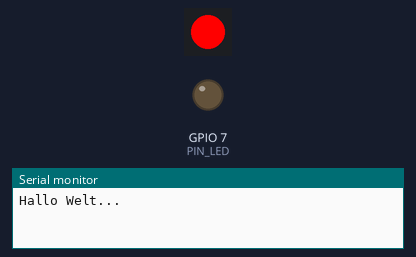
This sketch was run on a simulated ESP32. Shown: 1 RGB LEDs in strip order, left to right, output pins drawn as LEDs (lit = HIGH), the last lines printed to the serial monitor. Pins used as bus, display or sensor lines are not drawn.

Above: at 0.15 s.
At 2.86 s:
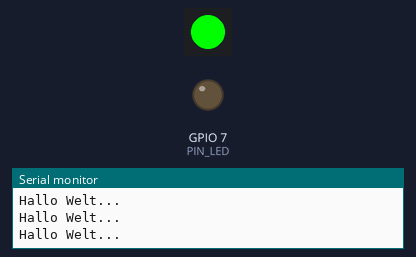
At 7.37 s:
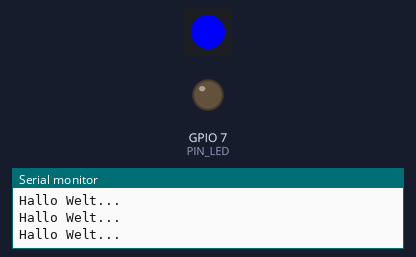
At 16.11 s:
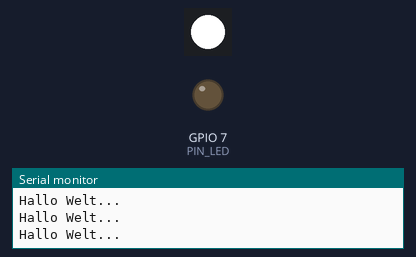
Timing chart, 0 to 16.1 s (numbered marks = the images above):
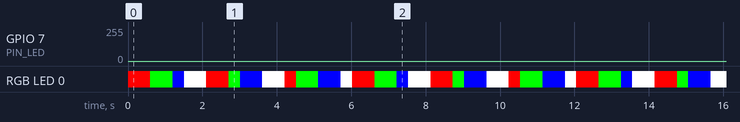

The sketch:

M5NanoC6_freeRTOS.ino
```cpp
// An example of how to use freeRTOS with 3 tasks.
// - https://docs.espressif.com/projects/esp-idf/en/latest/esp32/api-reference/system/freertos.html
// - https://github.com/DiegoPaezA/ESP32-freeRTOS
// - https://www.freertos.org/index.html

//-------------------------------------------------------------------
#include <Adafruit_NeoPixel.h>

//-------------------------------------------------------------------
// blaue led
const int PIN_LED = 7;

//-------------------------------------------------------------------
// neopixel rgb-led
const int PIN_POWER_RGB_ENABLE = 19;
const int PIN_DATA_RGB = 20;

const int NUM_LEDS = 1;

Adafruit_NeoPixel rgb(NUM_LEDS, PIN_DATA_RGB, NEO_GRB + NEO_KHZ800);

//-------------------------------------------------------------------
void setup()
{
  //---
  Serial.begin(115200);

  //---
  // Task 2 erzeugen und starten
  xTaskCreate(Task_2, NULL, 8192, NULL, 1, NULL);

  //---
  // Task 3 erzeugen und starten
  xTaskCreate(Task_3, NULL, 8192, NULL, 2, NULL);
}

//-------------------------------------------------------------------
void loop()
{
  Serial.println("Hallo Welt...");
  delay(1000);
}

//-------------------------------------------------------------------
void Task_2(void *pvParameters)
{
  //---
  // blaue led ausschalten
  analogWrite(PIN_LED, 0);

  //---
  // endlos loop
  while (true) {
    // blaue led einblenden (0..100%)
    for (int tg = 0; tg <= 255; tg++) {
      analogWrite(PIN_LED, tg);
      delay(2);
    }

    // blaue led ausblenden (100..0%)
    for (int tg = 255; tg >= 0; tg--) {
      analogWrite(PIN_LED, tg);
      delay(2);
    }
  }
}

//-------------------------------------------------------------------
void Task_3(void *pvParameters)
{
  //---
  pinMode(PIN_POWER_RGB_ENABLE, OUTPUT);
  digitalWrite(PIN_POWER_RGB_ENABLE, HIGH);

  rgb.begin();
  rgb.show();

  //---
  // endlos loop
  while (true) {
    // rot 100%
    rgb.setPixelColor(0, rgb.Color(255, 0, 0));
    rgb.show();
    delay(500);

    // grün 100%
    rgb.setPixelColor(0, rgb.Color(0, 255, 0));
    rgb.show();
    delay(500);

    // blau 100%
    rgb.setPixelColor(0, rgb.Color(0, 0, 255));
    rgb.show();
    delay(500);

    // weiss 100%
    rgb.setPixelColor(0, rgb.Color(255, 255, 255));
    rgb.show();
    delay(500);
  }
}
```
